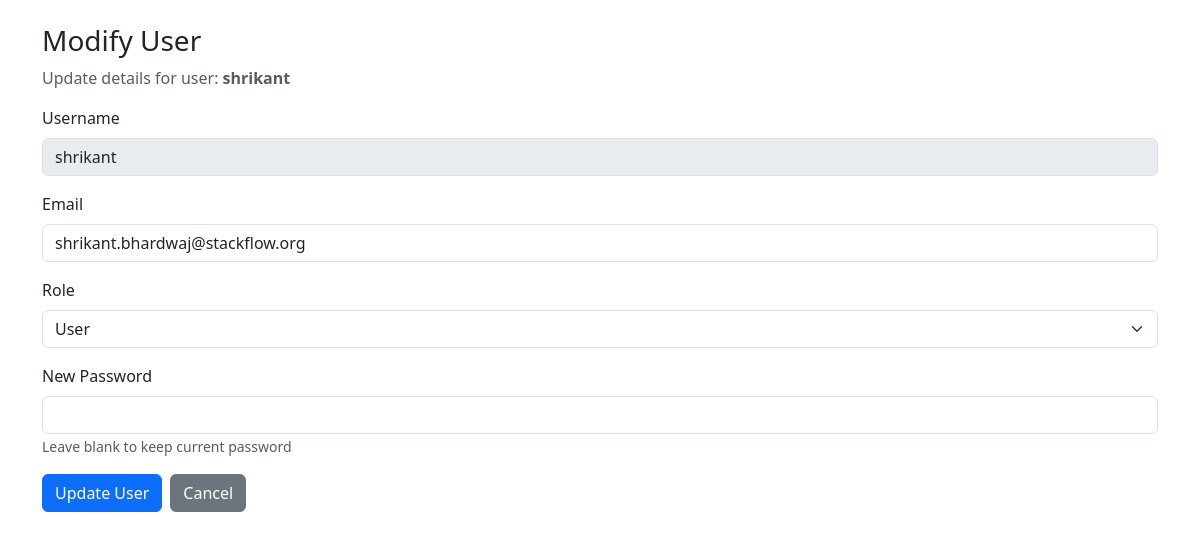
The app's page /modify_user/shrikant (signed in) with its own data.
### tables this page shows
CREATE TABLE users (
            id INTEGER PRIMARY KEY AUTOINCREMENT,
            username TEXT UNIQUE NOT NULL,
            password TEXT NOT NULL
        , role TEXT DEFAULT 'user', email TEXT);

### app.py (the view, shortened to what this page needs)
@app.route("/modify_user/<username>", methods=["GET","POST"])
@login_required
@admin_required
def modify_user(username):
    conn = sqlite3.connect(DB_PATH)
    c = conn.cursor()
    c.execute("SELECT username, email, role FROM users WHERE username=?", (username,))
    user = c.fetchone()
    conn.close()
    return render_template("modify_user.html", user=user)

### app.py (called while the page is built)
def login_required(f):
    @wraps(f)
    def wrap(*args, **kwargs):
        if "username" not in session:
            return redirect(url_for("login"))
        return f(*args, **kwargs)
    return wrap

def admin_required(f):
    @wraps(f)
    def wrap(*args, **kwargs):
        if session.get("role") != "admin":
            flash("Admin only", "danger")
            return redirect(url_for("dashboard"))
        return f(*args, **kwargs)
    return wrap

### templates/modify_user.html (shortened to what this page needs)
<!DOCTYPE html>
<html lang="en">
<head>
<link href="https://cdn.jsdelivr.net/npm/bootstrap@5.3.3/dist/css/bootstrap.min.css" rel="stylesheet">
</head>
<body>
<div class="container mt-4">
    <h3>Modify User</h3>
    <p class="text-muted">Update details for user: <strong>{{ user[0] }}</strong></p>
    <form method="post">
        <div class="mb-3">
            <label class="form-label">Username</label>
            <input type="text" class="form-control" value="{{ user[0] }}" disabled>
        </div>
        <div class="mb-3">
            <label class="form-label">Email</label>
            <input type="email" name="email" class="form-control" value="{{ user[1] }}">
        </div>
        <div class="mb-3">
            <label class="form-label">Role</label>
            <select name="role" class="form-select">
                <option value="user" {% if user[2] == 'user' %}selected{% endif %}>User</option>
            </select>
        </div>
        <div class="mb-3">
            <label class="form-label">New Password</label>
            <input type="password" name="password" class="form-control">
            <small class="text-muted">
                Leave blank to keep current password
            </small>
        </div>
        <div class="d-flex gap-2">
            <button type="submit" class="btn btn-primary">Update User</button>
            <a href="{{ url_for('dashboard') }}" class="btn btn-secondary">Cancel</a>
        </div>
    </form>
</div>
</body>
</html>

### records on screen
users: username "shrikant", email "shrikant.bhardwaj@stackflow.org", role "User"
